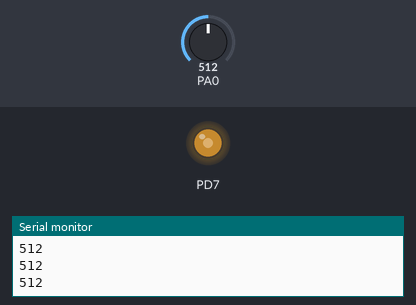
This program was run on a simulated ATmega16, built with avr-gcc and emulated at 16 MHz. Parts: output pins drawn as LEDs (lit = HIGH), the last lines printed to the serial monitor. The test bench sets the inputs (shaded band); at power-on: PA0 = 512.

Above: at 1.2 s.
1.3 s: PA0 set to 716
At 2.4 s:
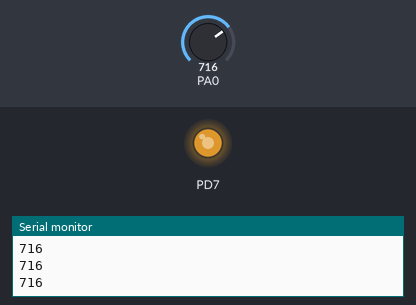
2.8 s: PA0 set to 900
At 3.6 s:
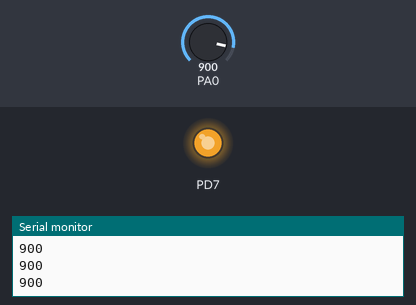
4.3 s: PA0 set to 122
At 4.8 s:
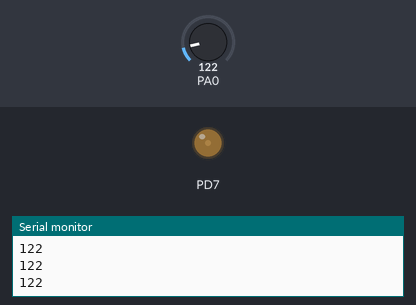
5.8 s: PA0 set to 0
At 6.9 s:
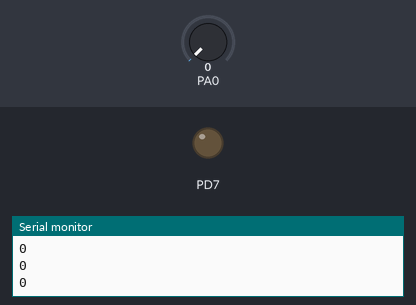
Timing chart, 0 to 8.3 s (numbered marks = the images above; inputs shaded):
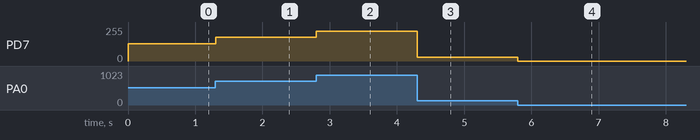

Measured:
- after the input at 1.3 s, PD7: 128/255 → 179/255 at once
- after the input at 2.8 s, PD7: 179/255 → 225/255 at once
- after the input at 4.3 s, PD7: 225/255 → 30/255 at once
- after the input at 5.8 s, PD7: 30/255 → 0/255 at once

The program:

main.cpp
```cpp
#include "functions.h"


#define BAUD 9600
#define UBRRx F_CPU/16/BAUD-1


int main(void)
{
init_GPIO();
USART_Init(UBRRx);
init_ADC();
init_PWM();

while(1)
{
set_LED_Brightnes(read_ADC()/4);
char buffer[8];
USART_Transmit_String(itoa(read_ADC(),buffer,10));

}
  return 0;
}
```

functions.cpp
```cpp
#include "functions.h"

void init_GPIO()
{
 DDRD |= (1<<PORTD);
}
void USART_Init( unsigned int ubrr)
{
UBRRH = (unsigned char)(ubrr>>8);
UBRRL = (unsigned char)ubrr;
UCSRB = (1<<RXEN)|(1<<TXEN);
UCSRC = (1<<URSEL)|(1<<USBS)|(3<<UCSZ0);
}


void init_ADC()
{
ADMUX |= (1<<REFS0);
ADCSRA |= (1<<ADEN)|(1<<ADPS2)|(1<<ADPS1)|(1<<ADPS0);
}

void init_PWM()
{
//PD7 // OC2
TCNT2 = 0;
TCCR2 |= (1<<WGM21)|(1<<WGM20)|(1<<CS20)|(1<<COM21);
DDRD|= (1<<PD7);
}


void USART_Transmit_String(char* data )
{
int i = 0;
while(data[i]!='\0')
{
while (!(UCSRA & (1<<UDRE)));
UDR = data[i];
i++;
}
while (!(UCSRA & (1<<UDRE)));
UDR = '\n';


}

void set_LED_Brightnes(int value)
{
    OCR2 = value;
}

void flash_light()
{

PORTD ^= (1<<PD7);
_delay_ms(00);
}

int read_ADC()
{
    ADCSRA |= (1<<ADSC);
    while(ADCSRA &(1<<ADSC));
    if(ADIF)
    {
    int alldata = (ADCL);
    alldata |= (ADCH<<8);
    return alldata;

    }
    return 0;

}
```

functions.h
```cpp
#include <avr/io.h>
#include <util/delay.h>
#include <stdio.h>
#include <string.h>
#include <stdlib.h>
#include <avr/io.h>


#ifndef __FUNCTIONSXXXX
#define __FUNCTIONSXXXX

void init_GPIO();
void flash_light();
void USART_Init( unsigned int ubrr);
void USART_Transmit_String(char* data);
void init_ADC();
void init_PWM();
int read_ADC();
void set_LED_Brightnes(int value);

#endif
```
